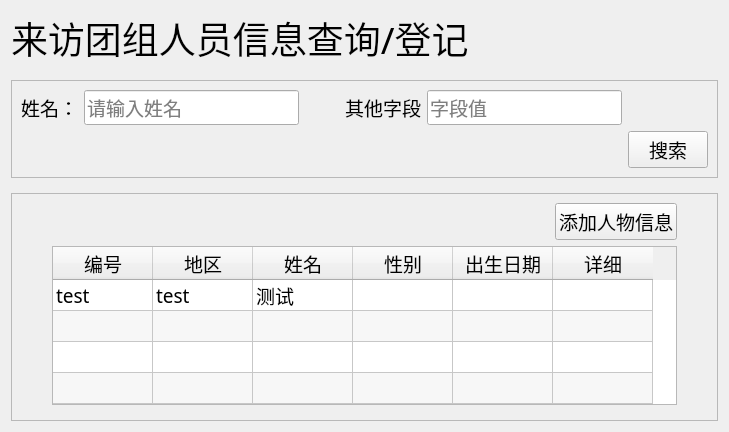
<?xml version="1.0" encoding="UTF-8"?>
<ui version="4.0">
 <class>Form</class>
 <widget class="QWidget" name="Form">
  <property name="geometry">
   <rect>
    <x>0</x>
    <y>0</y>
    <width>729</width>
    <height>432</height>
   </rect>
  </property>
  <property name="font">
   <font>
    <family>SimHei</family>
    <pointsize>14</pointsize>
   </font>
  </property>
  <property name="windowTitle">
   <string>Form</string>
  </property>
  <layout class="QVBoxLayout" name="verticalLayout">
   <property name="spacing">
    <number>15</number>
   </property>
   <item>
    <widget class="QLabel" name="label">
     <property name="font">
      <font>
       <family>SimHei</family>
       <pointsize>28</pointsize>
      </font>
     </property>
     <property name="text">
      <string>来访团组人员信息查询/登记</string>
     </property>
    </widget>
   </item>
   <item>
    <widget class="QFrame" name="frame">
     <property name="font">
      <font>
       <family>SimHei</family>
       <pointsize>14</pointsize>
      </font>
     </property>
     <property name="frameShape">
      <enum>QFrame::StyledPanel</enum>
     </property>
     <layout class="QGridLayout" name="gridLayout">
      <item row="0" column="3">
       <spacer name="horizontalSpacer">
        <property name="orientation">
         <enum>Qt::Horizontal</enum>
        </property>
        <property name="sizeType">
         <enum>QSizePolicy::Fixed</enum>
        </property>
        <property name="sizeHint" stdset="0">
         <size>
          <width>40</width>
          <height>20</height>
         </size>
        </property>
       </spacer>
      </item>
      <item row="1" column="6">
       <widget class="QPushButton" name="button_search">
        <property name="cursor">
         <cursorShape>PointingHandCursor</cursorShape>
        </property>
        <property name="text">
         <string>搜索</string>
        </property>
       </widget>
      </item>
      <item row="0" column="4">
       <layout class="QHBoxLayout" name="horizontalLayout_2">
        <item>
         <widget class="QLabel" name="label_3">
          <property name="text">
           <string>其他字段</string>
          </property>
         </widget>
        </item>
        <item>
         <widget class="QLineEdit" name="lineEdit_2">
          <property name="placeholderText">
           <string>字段值</string>
          </property>
         </widget>
        </item>
       </layout>
      </item>
      <item row="0" column="0">
       <layout class="QHBoxLayout" name="horizontalLayout_3">
        <item>
         <widget class="QLabel" name="label_2">
          <property name="text">
           <string>姓名：</string>
          </property>
         </widget>
        </item>
        <item>
         <widget class="QLineEdit" name="lineEdit">
          <property name="placeholderText">
           <string>请输入姓名</string>
          </property>
         </widget>
        </item>
       </layout>
      </item>
     </layout>
    </widget>
   </item>
   <item>
    <widget class="QFrame" name="frame_2">
     <property name="frameShape">
      <enum>QFrame::StyledPanel</enum>
     </property>
     <layout class="QVBoxLayout" name="verticalLayout_2">
      <property name="leftMargin">
       <number>40</number>
      </property>
      <property name="rightMargin">
       <number>40</number>
      </property>
      <item>
       <layout class="QHBoxLayout" name="horizontalLayout">
        <item>
         <spacer name="horizontalSpacer_2">
          <property name="orientation">
           <enum>Qt::Horizontal</enum>
          </property>
          <property name="sizeHint" stdset="0">
           <size>
            <width>40</width>
            <height>20</height>
           </size>
          </property>
         </spacer>
        </item>
        <item>
         <widget class="QPushButton" name="button_add">
          <property name="font">
           <font>
            <family>SimHei</family>
            <pointsize>14</pointsize>
           </font>
          </property>
          <property name="cursor">
           <cursorShape>PointingHandCursor</cursorShape>
          </property>
          <property name="text">
           <string>添加人物信息</string>
          </property>
         </widget>
        </item>
       </layout>
      </item>
      <item>
       <widget class="QTableWidget" name="tableWidget">
        <property name="minimumSize">
         <size>
          <width>601</width>
          <height>0</height>
         </size>
        </property>
        <property name="font">
         <font>
          <family>SimHei</family>
          <pointsize>14</pointsize>
         </font>
        </property>
        <property name="verticalScrollBarPolicy">
         <enum>Qt::ScrollBarAlwaysOff</enum>
        </property>
        <property name="horizontalScrollBarPolicy">
         <enum>Qt::ScrollBarAlwaysOff</enum>
        </property>
        <property name="alternatingRowColors">
         <bool>true</bool>
        </property>
        <property name="rowCount">
         <number>10</number>
        </property>
        <property name="columnCount">
         <number>6</number>
        </property>
        <attribute name="verticalHeaderVisible">
         <bool>false</bool>
        </attribute>
        <row/>
        <row/>
        <row/>
        <row/>
        <row/>
        <row/>
        <row/>
        <row/>
        <row/>
        <row/>
        <column>
         <property name="text">
          <string>编号</string>
         </property>
        </column>
        <column>
         <property name="text">
          <string>地区</string>
         </property>
        </column>
        <column>
         <property name="text">
          <string>姓名</string>
         </property>
        </column>
        <column>
         <property name="text">
          <string>性别</string>
         </property>
        </column>
        <column>
         <property name="text">
          <string>出生日期</string>
         </property>
        </column>
        <column>
         <property name="text">
          <string>详细</string>
         </property>
        </column>
        <item row="0" column="0">
         <property name="text">
          <string>test</string>
         </property>
        </item>
        <item row="0" column="1">
         <property name="text">
          <string>test</string>
         </property>
        </item>
        <item row="0" column="2">
         <property name="text">
          <string>测试</string>
         </property>
        </item>
       </widget>
      </item>
      <item>
       <widget class="PageController" name="page_controller" native="true"/>
      </item>
     </layout>
    </widget>
   </item>
  </layout>
 </widget>
 <customwidgets>
  <customwidget>
   <class>PageController</class>
   <extends>QWidget</extends>
   <header location="global">ui.page_elements.PageController</header>
   <container>1</container>
  </customwidget>
 </customwidgets>
 <resources/>
 <connections/>
</ui>
